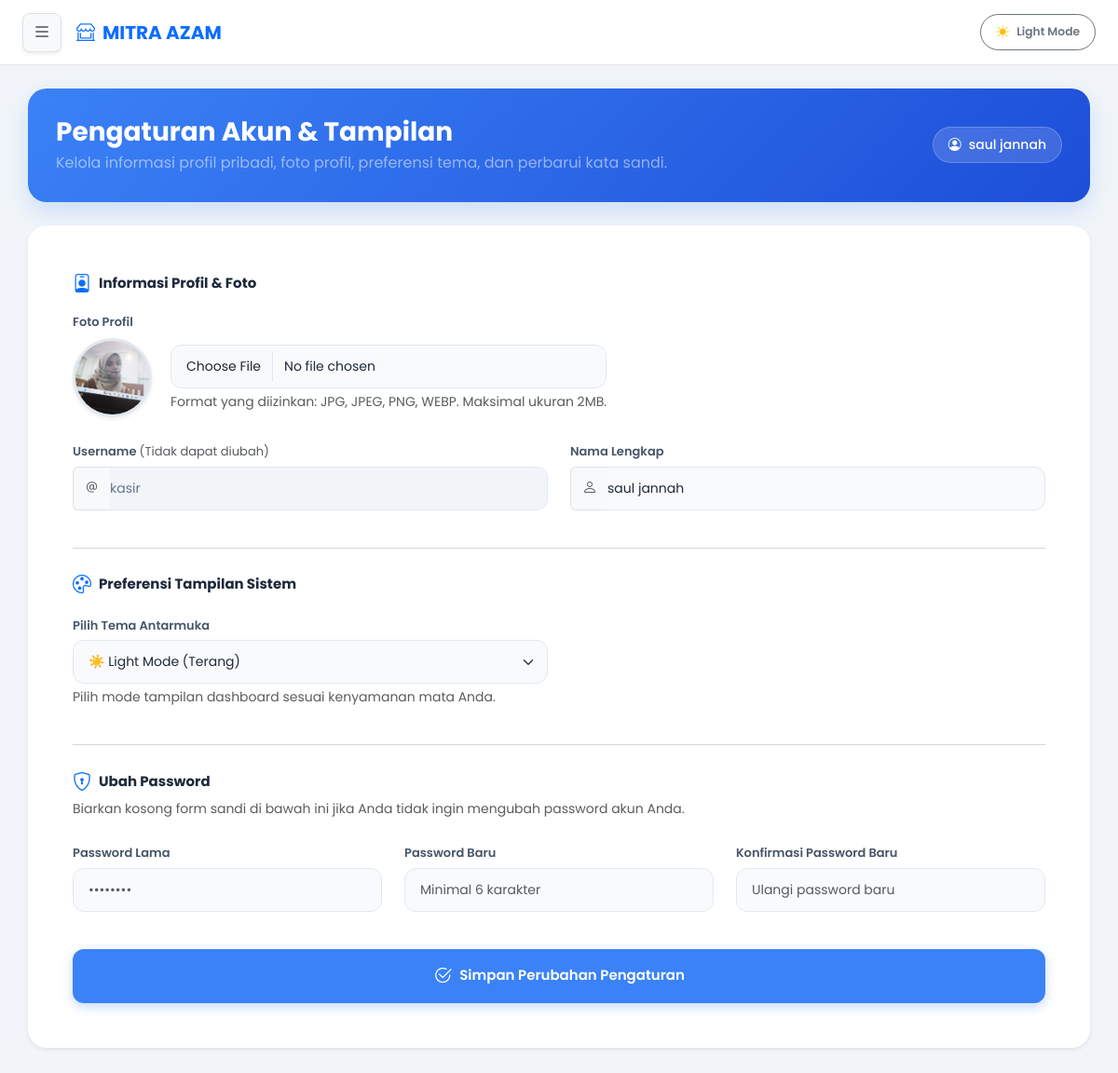
Page /kasir/setting.php (signed in) on the committed database.
### tables this page shows
CREATE TABLE `users` (
  `id_user` int(11) NOT NULL AUTO_INCREMENT,
  `nama` varchar(100) NOT NULL,
  `username` varchar(50) NOT NULL,
  `email` varchar(100) NOT NULL,
  `telepon` varchar(20) NOT NULL,
  `foto` varchar(255) NOT NULL,
  `password` varchar(255) NOT NULL,
  `level` enum('admin','kasir') NOT NULL,
  `status` varchar(100) NOT NULL,
  `last_login` datetime DEFAULT NULL,
  PRIMARY KEY (`id_user`)
);

### kasir/setting.php (the view, shortened to what this page needs)
<?php
require_once '../config/koneksi.php';
$username_session = $_SESSION['username'] ?? '';
$query_user = mysqli_query($conn, "SELECT * FROM users WHERE username = '$username_session'");
$data = mysqli_fetch_assoc($query_user);
$foto_profil = (!empty($data['foto']) && file_exists('../uploads/' . $data['foto'])) ? '../uploads/' . $data['foto'] : '';
$current_tema = $_SESSION['tema'] ?? 'light';
?>
<!DOCTYPE html>
<html lang="id" data-bs-theme="<?= $current_tema; ?>">
<head>
    <link href="https://cdn.jsdelivr.net/npm/bootstrap@5.3.3/dist/css/bootstrap.min.css" rel="stylesheet">
    <link rel="stylesheet" href="https://cdn.jsdelivr.net/npm/bootstrap-icons@1.11.3/font/bootstrap-icons.min.css">
</head>
<body>
<nav class="navbar fixed-top px-4">
  <div class="container-fluid d-flex align-items-center justify-content-between p-0">
    <div class="d-flex align-items-center gap-3">
        <button class="btn btn-light border d-flex align-items-center justify-content-center p-2 rounded-3 shadow-sm" type="button" data-bs-toggle="offcanvas" data-bs-target="#sidebarKasir" style="width: 42px; height: 42px;">
          <i class="bi bi-list fs-5 text-dark"></i>
        </button>
        <a class="navbar-brand fw-bold text-primary d-flex align-items-center gap-2 m-0 p-0 fs-5" href="dashboard.php">
          <i class="bi bi-shop-window"></i> MITRA AZAM
        </a>
    </div>
    <button class="btn btn-sm btn-outline-secondary rounded-pill px-3 py-2 d-flex align-items-center gap-2" id="themeToggleBtn" onclick="toggleQuickTheme()">
        <i class="bi <?= $current_tema == 'dark' ? 'bi-moon-stars-fill text-warning' : 'bi-sun-fill text-warning'; ?>"></i>
        <span class="small fw-semibold d-none d-sm-inline"><?= $current_tema == 'dark' ? 'Dark Mode' : 'Light Mode'; ?></span>
    </button>
  </div>
</nav>
<div class="content">
    <div class="header-banner d-flex justify-content-between align-items-center flex-wrap gap-3">
        <div>
            <h3 class="fw-bold mb-1">Pengaturan Akun & Tampilan</h3>
            <p class="mb-0 text-white-50">Kelola informasi profil pribadi, foto profil, preferensi tema, dan perbarui kata sandi.</p>
        </div>
        <div class="user-pill d-flex align-items-center gap-2">
            <i class="bi bi-person-circle"></i> <?= htmlspecialchars($_SESSION['nama'] ?? ''); ?>
        </div>
    </div>
    <div class="card shadow-sm">
        <div class="card-body p-4 p-md-5">
            <form action="" method="POST" enctype="multipart/form-data">
                <div class="section-title mb-3">
                    <i class="bi bi-person-badge text-primary fs-5"></i> Informasi Profil & Foto
                </div>
                <div class="row mb-4 align-items-center">
                    <div class="col-md-12 mb-4">
                        <label class="form-label d-block mb-2">Foto Profil</label>
                        <div class="avatar-preview-container">
                            <?php if(!empty($foto_profil)): ?>
                                <img src="<?= $foto_profil; ?>" alt="Foto Profil" class="current-avatar shadow-sm">
                            <?php else: ?>
                                <div class="current-avatar shadow-sm"><i class="bi bi-person-fill"></i></div>
                            <?php endif; ?>
                            <div>
                                <input type="file" name="foto" class="form-control" accept=".jpg, .jpeg, .png, .webp">
                                <small class="text-muted mt-1 d-block">Format yang diizinkan: JPG, JPEG, PNG, WEBP. Maksimal ukuran 2MB.</small>
                            </div>
                        </div>
                    </div>
                    <div class="col-md-6 mb-3">
                        <label class="form-label">Username <span class="text-muted fw-normal">(Tidak dapat diubah)</span></label>
                        <div class="input-group">
                            <span class="input-group-text bg-light border-end-0 border-1.5"><i class="bi bi-at text-muted"></i></span>
                            <input type="text" class="form-control border-start-0 ps-0" value="<?= htmlspecialchars($data['username'] ?? ''); ?>" readonly>
                        </div>
                    </div>
                    <div class="col-md-6 mb-3">
                        <label class="form-label">Nama Lengkap</label>
                        <div class="input-group">
                            <span class="input-group-text bg-light border-end-0 border-1.5"><i class="bi bi-person text-muted"></i></span>
                            <input type="text" name="nama" class="form-control border-start-0 ps-0" value="<?= htmlspecialchars($data['nama'] ?? ''); ?>" placeholder="Masukkan nama lengkap" required>
                        </div>
                    </div>
                </div>
                <hr class="text-muted my-4 opacity-25">
                <div class="section-title mb-3">
                    <i class="bi bi-palette text-primary fs-5"></i> Preferensi Tampilan Sistem
                </div>
                <div class="row mb-4">
                    <div class="col-md-6 mb-3">
                        <label class="form-label">Pilih Tema Antarmuka</label>
                        <select name="tema" id="selectTema" class="form-select" onchange="previewTheme(this.value)">
                            <option value="light" <?= $current_tema == 'light' ? 'selected' : ''; ?>>☀️ Light Mode (Terang)</option>
                        </select>
                        <small class="text-muted mt-1 d-block">Pilih mode tampilan dashboard sesuai kenyamanan mata Anda.</small>
                    </div>
                </div>
                <hr class="text-muted my-4 opacity-25">
                <div class="section-title mb-1">
                    <i class="bi bi-shield-lock text-primary fs-5"></i> Ubah Password
                </div>
                <p class="text-muted small mb-4">Biarkan kosong form sandi di bawah ini jika Anda tidak ingin mengubah password akun Anda.</p>
                <div class="row mb-4">
                    <div class="col-md-4 mb-3">
                        <label class="form-label">Password Lama</label>
                        <input type="password" name="password_lama" class="form-control" placeholder="••••••••">
                    </div>
                    <div class="col-md-4 mb-3">
                        <label class="form-label">Password Baru</label>
                        <input type="password" name="password_baru" class="form-control" placeholder="Minimal 6 karakter">
                    </div>
                    <div class="col-md-4 mb-3">
                        <label class="form-label">Konfirmasi Password Baru</label>
                        <input type="password" name="konfirmasi_password" class="form-control" placeholder="Ulangi password baru">
                    </div>
                </div>
                <button type="submit" class="btn btn-save w-100 d-flex align-items-center justify-content-center gap-2">
                    <i class="bi bi-check2-circle fs-5"></i> Simpan Perubahan Pengaturan
                </button>
            </form>
        </div>
    </div>
</div>
</body>
</html>

### kasir/setting.php (style rules this page uses)
* { font-family: 'Poppins', sans-serif; }
body { background: #f1f5f9; overflow-x: hidden; padding-top: 75px; color: #334155; transition: background 0.3s ease, color 0.3s ease; }
.navbar { height: 70px; background: #ffffff !important; border-bottom: 1px solid #e2e8f0; }
.content { padding: 20px 30px 40px 30px; max-width: 1200px; margin: 0 auto; }
.card { border: none; border-radius: 20px; box-shadow: 0 4px 20px rgba(0, 0, 0, 0.03); background: #ffffff; }
.header-banner { background: linear-gradient(135deg, #3b82f6, #1d4ed8); color: white; border-radius: 20px; padding: 30px; margin-bottom: 25px; box-shadow: 0 10px 25px rgba(59, 130, 246, 0.2); }
.user-pill { background: rgba(255, 255, 255, 0.15); backdrop-filter: blur(5px); padding: 8px 16px; border-radius: 50rem; font-size: 14px; font-weight: 500; border: 1px solid rgba(255, 255, 255, 0.2); }
.form-label { font-size: 13px; font-weight: 600; color: #475569; margin-bottom: 6px; }
.form-control, .form-select { border-radius: 12px; padding: 12px 16px; border: 1.5px solid #e2e8f0; font-size: 14px; color: #1e293b; background-color: #f8fafc; transition: all 0.2s; }
.form-control[readonly] { background-color: #f1f5f9; color: #64748b; border-color: #e2e8f0; cursor: not-allowed; }
.section-title { font-size: 15px; font-weight: 700; color: #1e293b; display: flex; align-items: center; gap: 8px; }
.btn-save { background: #3b82f6; border: none; border-radius: 12px; padding: 14px; font-weight: 600; font-size: 15px; color: white; transition: 0.2s; box-shadow: 0 4px 12px rgba(59, 130, 246, 0.3); }
.avatar-preview-container { display: flex; align-items: center; gap: 20px; }
.current-avatar { width: 85px; height: 85px; border-radius: 50%; object-fit: cover; border: 3px solid #e2e8f0; background: #e2e8f0; display: flex; align-items: center; justify-content: center; font-size: 32px; color: #64748b; }

### rows in the picture
users: foto (picture), username "kasir", nama "saul jannah"

### other values in the picture
$_SESSION['nama'] "saul jannah"
